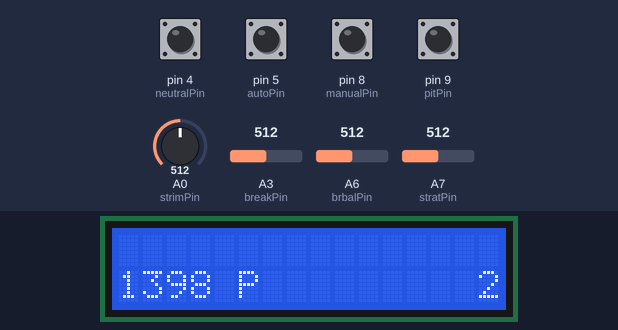
A sketch run on a simulated Arduino Nano, built with avr-gcc and run on an emulated ATmega328P. On the bench: 16×2 character LCD. The inputs (shaded band) are chosen by the test bench; at power-on: pin 4 (neutralPin), pin 5 (autoPin), pin 8 (manualPin), pin 9 (pitPin) HIGH, A0 (strimPin) = 512, A6 (brbalPin) = 512, A7 (stratPin) = 512, A3 (breakPin) = 512.

Above: at 1.2 s.
1.3 s: A0 (strimPin) set to 716
At 1.62 s:
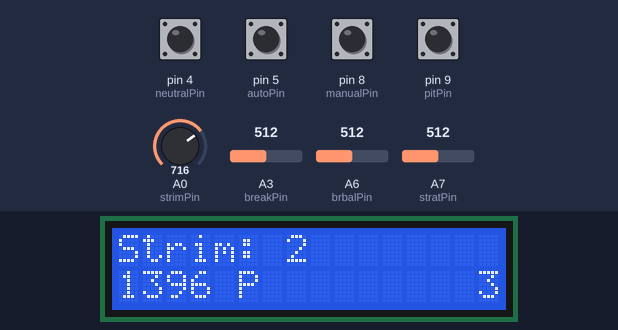
3.0 s: A6 (brbalPin) set to 716
At 3.28 s:
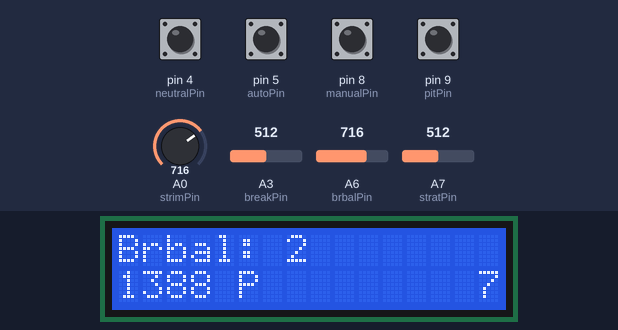
4.6 s: A7 (stratPin) set to 716
At 4.93 s:
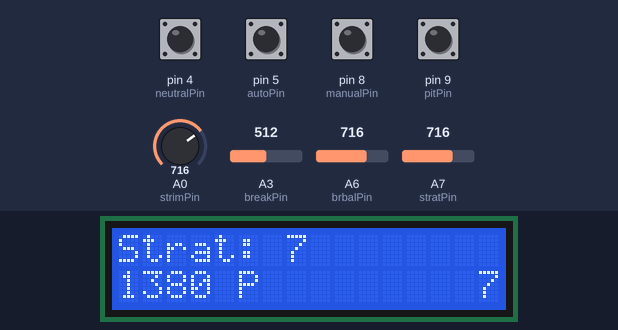
6.3 s: pin 9 (pitPin) pulled LOW for 0.25 s
At 6.89 s:
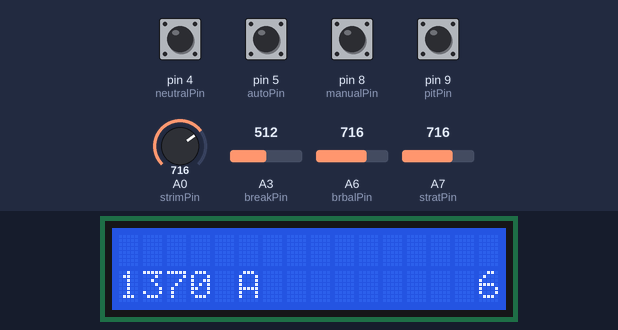
9.4 s: pin 8 (manualPin) pulled LOW for 1 s
At 10.19 s:
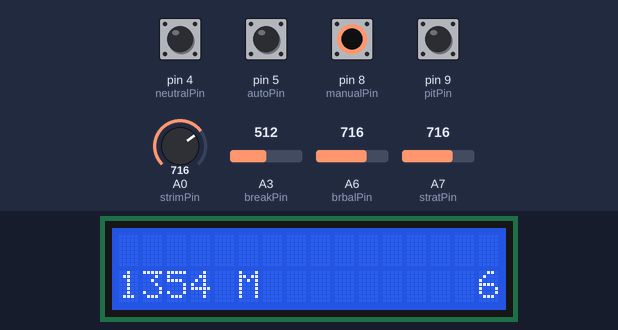
12.7 s: A0 (strimPin) set to 992
At 13.19 s:
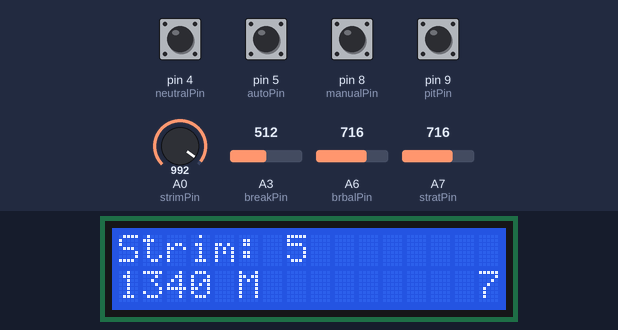
Timing chart, 0 to 15.5 s (numbered marks = the images above; inputs shaded):
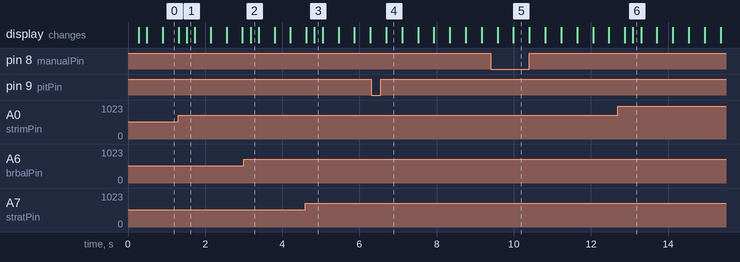

Measured:
- after the input at 1.3 s, the display: first differs from a run without the input after 0.22 s (image 1)
- after the input at 3.0 s, the display: changes after 0.18 s (image 2)
- after the input at 4.6 s, the display: first differs from a run without the input after 0.23 s (image 3)
- after the input at 6.3 s, the display: changes after 0.39 s (image 4)
- after the input at 9.4 s, the display: first differs from a run without the input after 0.59 s (image 5)
- after the input at 12.7 s, the display: first differs from a run without the input after 0.39 s (image 6)
- what the display in image 4 shows lasts 0.4 s, from 6.7 s to 7.1 s

The sketch:

transmittor.ino
```cpp
#include <Servo.h>
#include <Wire.h>
#include <LiquidCrystal_I2C.h>

LiquidCrystal_I2C lcd(0x27,  16, 2);

#define accelPin A2
#define breakPin A3
#define brbalPin A6
#define strimPin A0
#define stratPin A7
//#define interAPin 6
//#define interBPin 7
#define neutralPin 4
#define pitPin 9
#define autoPin 5
#define manualPin 8
#define downshiftPin 1
#define upshiftPin 0

struct Data_Pack{
  int speed;
  byte steering;
};

Data_Pack data;

float accelPer;
float breakPer;
bool pit = true;
bool neutral = true;
bool transmittionMan = false;
volatile unsigned int temp, counter = 20000;
int angle;

int strat;
int brbal;
int strim;
int prestrat;
int prebrbal;
int prestrim;

int gear = 0;
int speed = 1402;
int engineBraking = 2;
float brakeing = 20;

int settings[8][3] = {
  {1405, 1405, 0},
  {1410, 1450, 10},
  {1440, 1500, 9},
  {1490, 1584, 8},
  {1585, 1600, 7},
  {1590, 1650, 6},
  {1640, 1700, 5},
  {1690, 1750, 4}
};

void setup() {
//  pinMode(interAPin, INPUT_PULLUP);
//  pinMode(interBPin, INPUT_PULLUP);
//  pinMode(upshiftPin, INPUT_PULLUP);
//  pinMode(downshiftPin, INPUT_PULLUP);

  pinMode(neutralPin, INPUT_PULLUP);
  pinMode(pitPin, INPUT_PULLUP);
  pinMode(autoPin, INPUT_PULLUP);
  pinMode(manualPin, INPUT_PULLUP);

  lcd.init();
  lcd.backlight();

//  attachInterrupt(digitalPinToInterrupt(interAPin), ai0, RISING);
 // attachInterrupt(digitalPinToInterrupt(interBPin), ai1, RISING);

  Serial.begin(9600);
}

void loop() {
// Steering check ------------------------------------------------------------------------
 //* if( counter != temp ){
 //       angle = map(counter, 19400, 20600, 40, 140);
 //       angle += map(analogRead(strimPin), 0, 1023, -10, 10);
 //       data.steering = angle;
 //       temp = counter;
 //     }
  updateGear();
  findSpeed();
  if (digitalRead(neutralPin) == 0){
    neutral = !neutral;
  }
  if (digitalRead(pitPin) == 0){
    pit = !pit;
  }
  if (digitalRead(manualPin) == 0){
    transmittionMan = true;
  }
  if (digitalRead(autoPin) == 0){
    transmittionMan = false;
  }

  prestrat = strat;
  prestrim = strim;
  prebrbal = brbal;

  strat = map(analogRead(stratPin), 0, 1023, 1, 10);
  strim = map(analogRead(strimPin), 0, 1023, 0, 11) - 5;
  brbal = map(analogRead(brbalPin), 0, 1023, 0, 11) - 5;

  if (prestrat != strat){
    lcd.setCursor(0, 0);
    lcd.print("Strat: ");
    lcd.print(strat);
  }

    if (prestrim != strim){
    lcd.setCursor(0, 0);
    lcd.print("Strim: ");
    lcd.print(strim);
  }

    if (prebrbal != brbal){
    lcd.setCursor(0, 0);
    lcd.print("Brbal: ");
    lcd.print(brbal);
  }

  delay(200);

  lcd.clear();
  lcd.setCursor(0, 1);
  lcd.print(speed);
  if (transmittionMan == true && pit == false){
    lcd.print(" M");
  }
  else if (transmittionMan == false && pit == false) {
    lcd.print(" A");
  }
  else{
    lcd.print(" P");
  }
  lcd.setCursor(15, 1);
  lcd.print(gear);

  //Serial.print("neutral: ");
  //Serial.print(neutral);
  //Serial.print(" | ");
  //Serial.print("pit: ");
  //Serial.print(pit);
  //Serial.print(" | ");
  //Serial.print("manual: ");
  //Serial.println(transmittionMan);

  //Serial.print("brbak: ");
  //Serial.print(brbal);
  //Serial.print(" | ");
  //Serial.print("strat: ");
  //Serial.print(strat);
  //Serial.print(" | ");
  //Serial.print("strim: ");
  //Serial.println(strim);

}


void ai0() {
  if(digitalRead(3)==LOW) {
  counter++;
  }else{
  counter--;
  }
  }

  void ai1() {
  if(digitalRead(2)==LOW) {
  counter--;
  }else{
  counter++;
  }
}

//------------------------------------------------------
void updateGear() {
  // Check the state of the upshift and downshift switches
  if (digitalRead(upshiftPin) == 0 && gear < 7) { // Assuming LOW means pressed
    gear++;
    delay(200); // Debounce delay
  } else if (digitalRead(downshiftPin) == 0 && gear > 1) {
    gear--;
    delay(200); // Debounce delay
  }
}


void findSpeed(){
  if (neutral){
    if (analogRead(breakPin) > 10){
      speed -= (map(analogRead(breakPin), 0, 1023, 0, 100))/100 * brakeing;
    }
    speed -= engineBraking;
  }
  else if (transmittionMan){
    //Breaking
    if (analogRead(breakPin) > 10){
      speed -= (map(analogRead(breakPin), 0, 1023, 0, 100))/100 * brakeing;
    }
    //accell
    float change = (map(analogRead(accelPin),0, 1023, 0, 100));
    change = change/100;

    speed += (settings[gear][2] * change);
    if (speed >= settings[gear][0] && speed <= settings[gear][1]){
      speed -= engineBraking;
    }
    else{
      if ((speed + 20) < settings[gear][0]){
        gear = 0;
        //stall
      }
      else if ((speed + 20) >= settings[gear][0] && speed >= settings[gear][0] && speed <= settings[gear][1]){
        speed = settings[gear][0];
        //push up
      }
      else if (speed > settings[gear][1]){
        speed -= floor((speed-settings[gear][1])/2) + 1;
        //pull down
      }
    }
  }
  else if (!transmittionMan){
    //Breaking
    if (analogRead(breakPin) > 10){
      speed -= (map(analogRead(breakPin), 0, 1023, 0, 100))/100 * brakeing;
    }
    //accell
    float change = (map(analogRead(accelPin),0, 1023, 0, 100));
    change = change/100;

    speed += (settings[gear][2] * change);
    if (speed >= settings[gear][0] && speed <= settings[gear][1]){
      speed -= engineBraking;
    }
    else{
      if ((speed + 20) < settings[gear][0]){
        gear--;
      }
      else if ((speed + 20) >= settings[gear][0] && speed >= settings[gear][0] && speed <= settings[gear][1]){
        speed = settings[gear][0];
      }
      else if (speed > settings[gear][1]){
        speed -= floor((speed-settings[gear][1])/2) + 1;
        gear++;
      }
    }
  }
}
```
